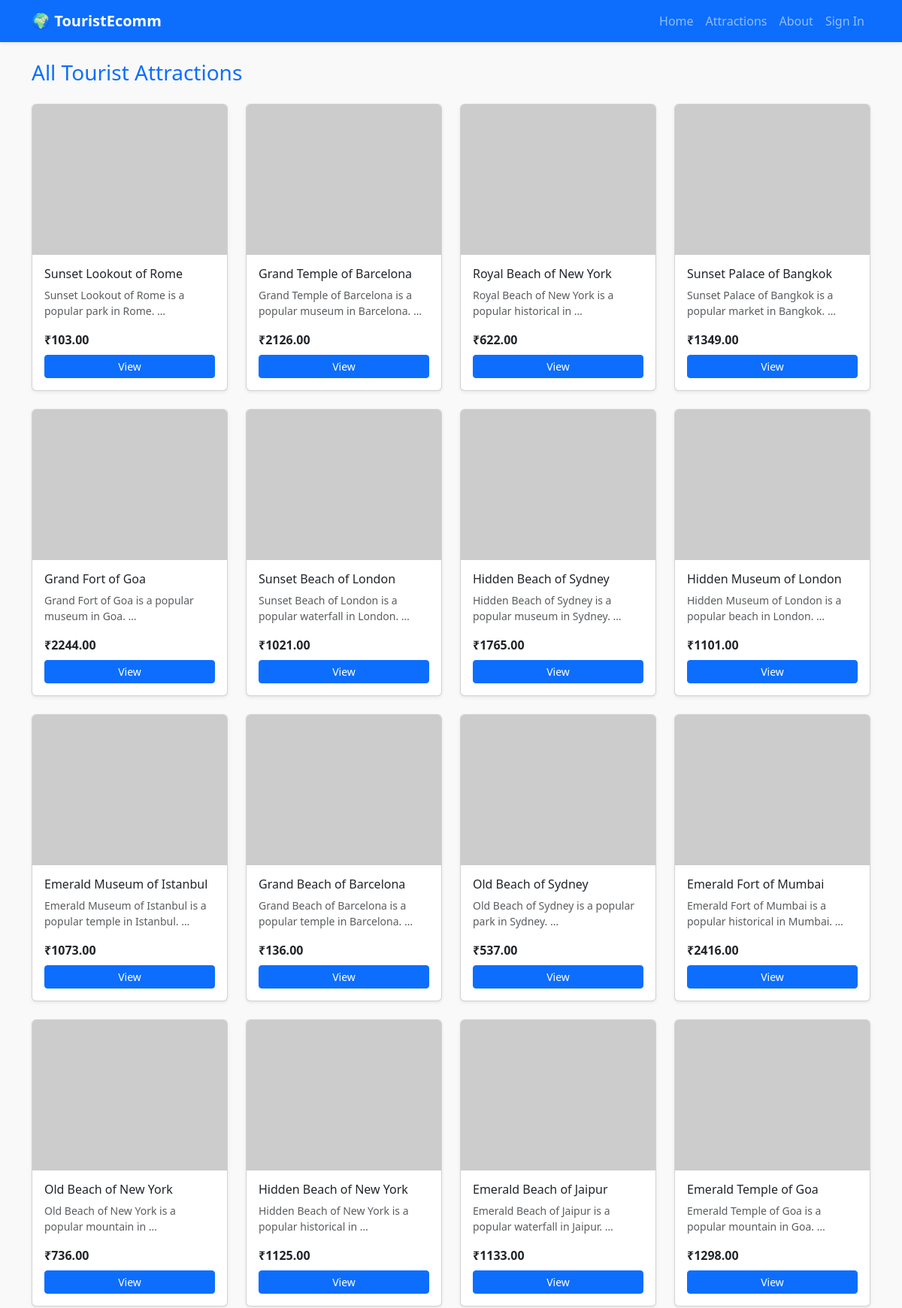
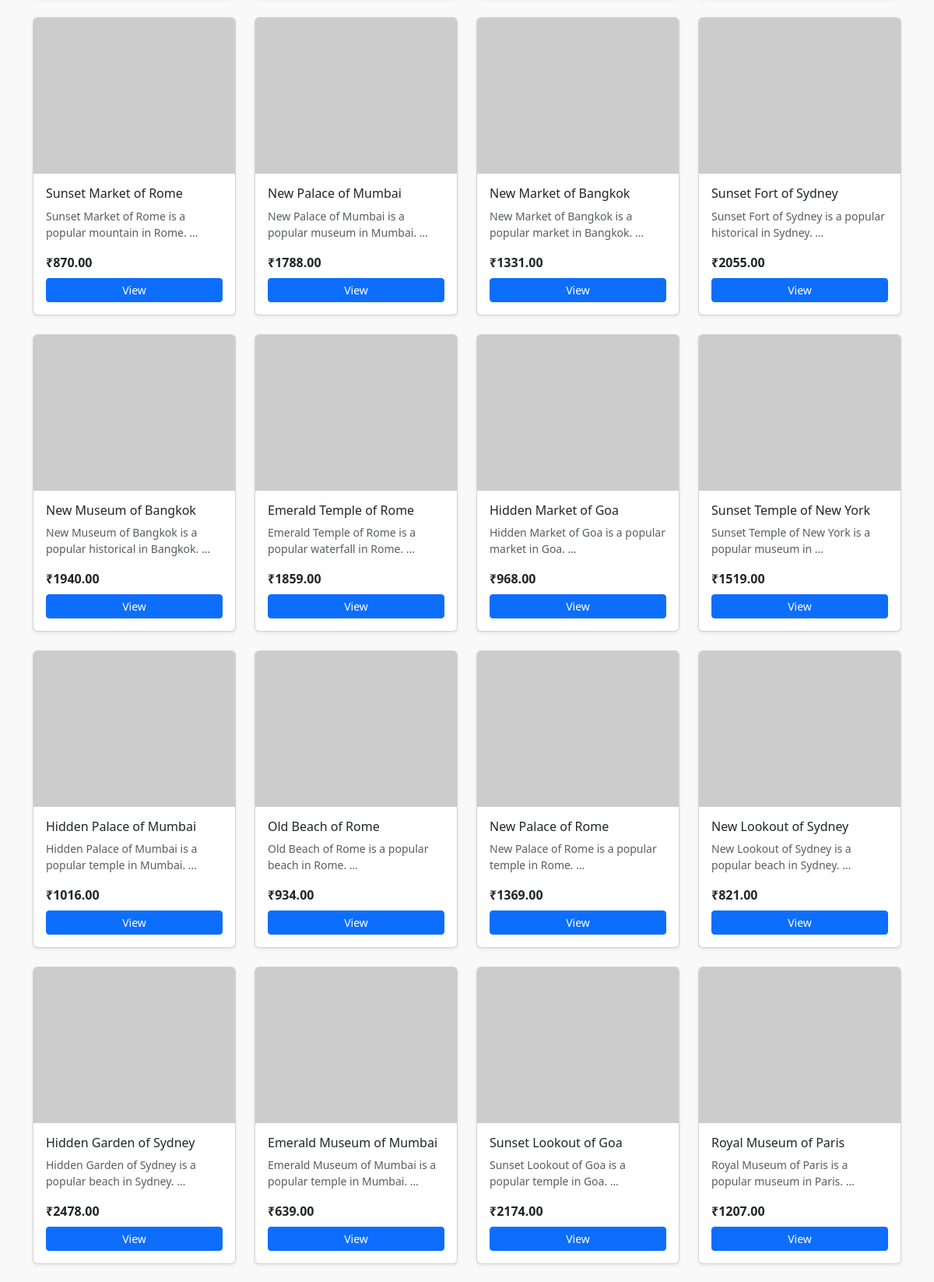
The page /attractions/ (upper part) on the database its author committed (2 pictures, top to bottom).
### store/models.py (models this page shows)
class Attraction(models.Model):
    name = models.CharField(max_length=200)
    slug = models.SlugField(max_length=240, unique=True)
    region = models.ForeignKey(Region, on_delete=models.SET_NULL, null=True, blank=True)
    category = models.CharField(max_length=100, blank=True)
    description = models.TextField(blank=True)
    ticket_price = models.DecimalField(max_digits=8, decimal_places=2, default=0.00)
    image_url = models.URLField(blank=True)
    latitude = models.DecimalField(max_digits=9, decimal_places=6, null=True, blank=True)
    longitude = models.DecimalField(max_digits=9, decimal_places=6, null=True, blank=True)
    opening_hours = models.CharField(max_length=200, blank=True)
    available = models.BooleanField(default=True)
    created_at = models.DateTimeField(auto_now_add=True)

### store/views.py (the view)
# urls.py: path('attractions/', views.attractions_list, name='attractions_list'),
def attractions_list(request):
    attractions = Attraction.objects.all()
    return render(request, 'store/attractions_list.html', {'attractions': attractions})

### store/templates/store/attractions_list.html (shortened to what this page needs)
{% extends 'store/base.html' %}
{% block content %}
<h3 class="mb-4 text-primary">All Tourist Attractions</h3>
<div class="row">
  {% for a in attractions %}
  <div class="col-6 col-md-4 col-lg-3 mb-4">
    <div class="card h-100 shadow-sm">
      <img src="{{ a.image_url }}" class="card-img-top" alt="{{ a.name }}">
      <div class="card-body d-flex flex-column">
        <h6 class="card-title">{{ a.name }}</h6>
        <p class="card-text small text-muted">{{ a.description|truncatewords:10 }}</p>
        <p class="fw-bold mt-auto mb-2">₹{{ a.ticket_price }}</p>
        <a class="btn btn-sm btn-primary w-100" href="{% url 'attraction_detail' a.slug %}">View</a>
      </div>
    </div>
  </div>
  {% empty %}
    <p>No attractions available right now.</p>
  {% endfor %}
</div>
{% endblock %}

### store/templates/store/base.html (shortened to what this page needs)
<!DOCTYPE html>
<html lang="en">
<head>
  <link href="https://cdn.jsdelivr.net/npm/bootstrap@5.3.2/dist/css/bootstrap.min.css" rel="stylesheet">
</head>
<body>
  <nav class="navbar navbar-expand-lg navbar-dark bg-primary shadow-sm">
    <div class="container">
      <a class="navbar-brand fw-bold" href="{% url 'home' %}">🌍 TouristEcomm</a>
      <div class="collapse navbar-collapse" id="navmenu">
        <ul class="navbar-nav ms-auto">
            {% if user.is_authenticated %}
                <li class="nav-item"><a class="nav-link" href="{% url 'home' %}">Home</a></li>
                <li class="nav-item"><a class="nav-link" href="{% url 'attractions_list' %}">Attractions</a></li>
                <li class="nav-item"><a class="nav-link" href="{% url 'contact' %}">Contact</a></li>
                <li class="nav-item"><a class="nav-link" href="{% url 'about' %}">About</a></li>
                <li class="nav-item"><a class="nav-link" href="{% url 'signout' %}">Sign Out ({{ user.username }})</a></li>
            {% else %}
                <li class="nav-item"><a class="nav-link" href="{% url 'home' %}">Home</a></li>
                <li class="nav-item"><a class="nav-link" href="{% url 'attractions_list' %}">Attractions</a></li>
                <li class="nav-item"><a class="nav-link" href="{% url 'about' %}">About</a></li>
                <li class="nav-item"><a class="nav-link" href="{% url 'signin' %}">Sign In</a></li>
            {% endif %}
        </ul>
      </div>
    </div>
  </nav>
  <div class="container my-4">
    {% block content %}{% endblock %}
  </div>
</body>
</html>

### store/templates/store/base.html (style rules this page uses)
body { background-color: #f9f9f9; }
.card-img-top { height: 200px; object-fit: cover; }

### rows shown on the page
Attraction: name "Sunset Lookout of Rome", description "Sunset Lookout of Rome is a popular park in Rome. …", ticket_price "103.00"
Attraction: name "Grand Temple of Barcelona", description "Grand Temple of Barcelona is a popular museum in Barcelona. …", ticket_price "2126.00"
Attraction: name "Royal Beach of New York", description "Royal Beach of New York is a popular historical in …", ticket_price "622.00"
Attraction: name "Sunset Palace of Bangkok", description "Sunset Palace of Bangkok is a popular market in Bangkok. …", ticket_price "1349.00"
Attraction: name "Grand Fort of Goa", description "Grand Fort of Goa is a popular museum in Goa. …", ticket_price "2244.00"
Attraction: name "Sunset Beach of London", description "Sunset Beach of London is a popular waterfall in London. …", ticket_price "1021.00"
Attraction: name "Hidden Beach of Sydney", description "Hidden Beach of Sydney is a popular museum in Sydney. …", ticket_price "1765.00"
Attraction: name "Hidden Museum of London", description "Hidden Museum of London is a popular beach in London. …", ticket_price "1101.00"
Attraction: name "Emerald Museum of Istanbul", description "Emerald Museum of Istanbul is a popular temple in Istanbul. …", ticket_price "1073.00"
Attraction: name "Grand Beach of Barcelona", description "Grand Beach of Barcelona is a popular temple in Barcelona. …", ticket_price "136.00"
Attraction: name "Old Beach of Sydney", description "Old Beach of Sydney is a popular park in Sydney. …", ticket_price "537.00"
Attraction: name "Emerald Fort of Mumbai", description "Emerald Fort of Mumbai is a popular historical in Mumbai. …", ticket_price "2416.00"
Attraction: name "Old Beach of New York", description "Old Beach of New York is a popular mountain in …", ticket_price "736.00"
Attraction: name "Hidden Beach of New York", description "Hidden Beach of New York is a popular historical in …", ticket_price "1125.00"
Attraction: name "Emerald Beach of Jaipur", description "Emerald Beach of Jaipur is a popular waterfall in Jaipur. …", ticket_price "1133.00"
Attraction: name "Emerald Temple of Goa", description "Emerald Temple of Goa is a popular mountain in Goa. …", ticket_price "1298.00"
Attraction: name "Sunset Market of Rome", description "Sunset Market of Rome is a popular mountain in Rome. …", ticket_price "870.00"
Attraction: name "New Palace of Mumbai", description "New Palace of Mumbai is a popular museum in Mumbai. …", ticket_price "1788.00"
Attraction: name "New Market of Bangkok", description "New Market of Bangkok is a popular market in Bangkok. …", ticket_price "1331.00"
Attraction: name "Sunset Fort of Sydney", description "Sunset Fort of Sydney is a popular historical in Sydney. …", ticket_price "2055.00"
Attraction: name "New Museum of Bangkok", description "New Museum of Bangkok is a popular historical in Bangkok. …", ticket_price "1940.00"
Attraction: name "Emerald Temple of Rome", description "Emerald Temple of Rome is a popular waterfall in Rome. …", ticket_price "1859.00"
Attraction: name "Hidden Market of Goa", description "Hidden Market of Goa is a popular market in Goa. …", ticket_price "968.00"
Attraction: name "Sunset Temple of New York", description "Sunset Temple of New York is a popular museum in …", ticket_price "1519.00"
Attraction: name "Hidden Palace of Mumbai", description "Hidden Palace of Mumbai is a popular temple in Mumbai. …", ticket_price "1016.00"
Attraction: name "Old Beach of Rome", description "Old Beach of Rome is a popular beach in Rome. …", ticket_price "934.00"
Attraction: name "New Palace of Rome", description "New Palace of Rome is a popular temple in Rome. …", ticket_price "1369.00"
Attraction: name "New Lookout of Sydney", description "New Lookout of Sydney is a popular beach in Sydney. …", ticket_price "821.00"
Attraction: name "Hidden Garden of Sydney", description "Hidden Garden of Sydney is a popular beach in Sydney. …", ticket_price "2478.00"
Attraction: name "Emerald Museum of Mumbai", description "Emerald Museum of Mumbai is a popular temple in Mumbai. …", ticket_price "639.00"
Attraction: name "Sunset Lookout of Goa", description "Sunset Lookout of Goa is a popular temple in Goa. …", ticket_price "2174.00"
Attraction: name "Royal Museum of Paris", description "Royal Museum of Paris is a popular museum in Paris. …", ticket_price "1207.00"
